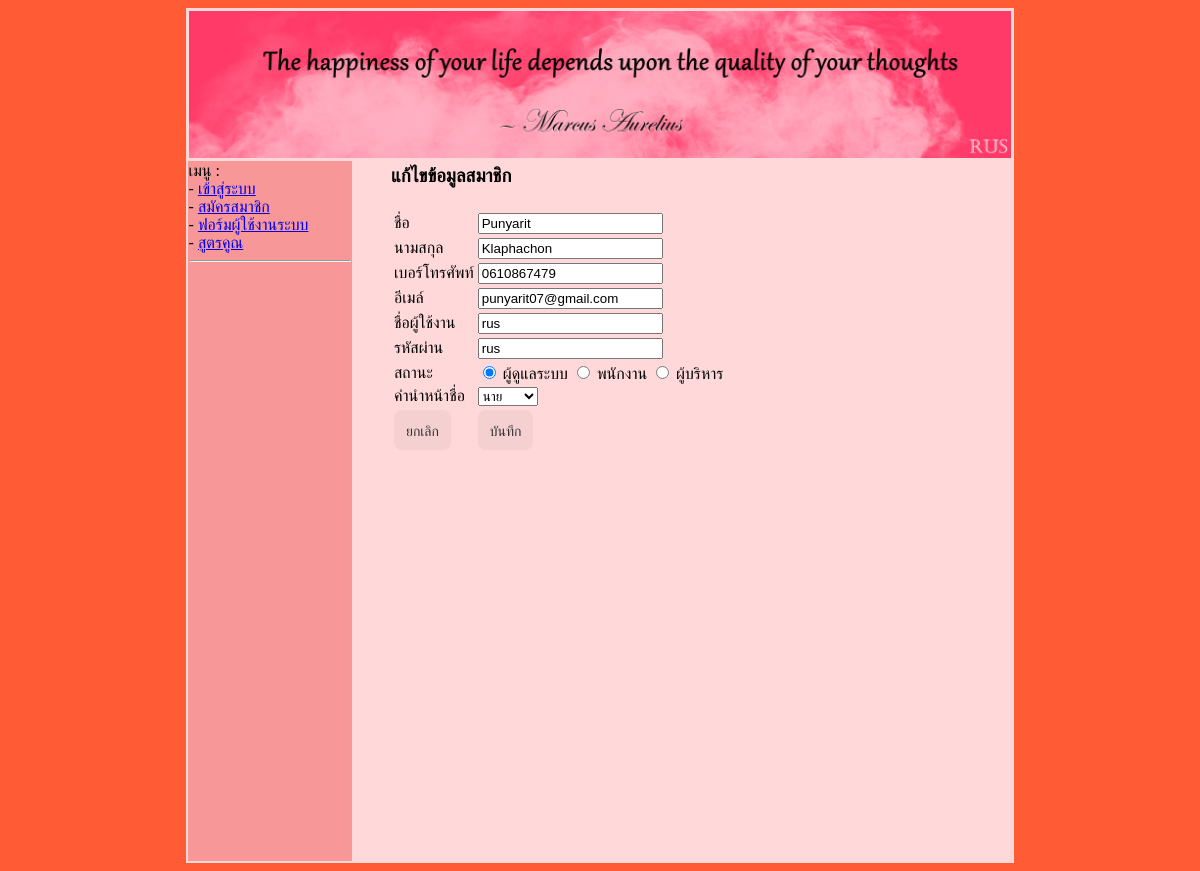
Page /member_edit.php?mem_id=14 on the committed database.
### tables this page shows
CREATE TABLE `member` (
  `mem_id` int(11) NOT NULL,
  `mem_fname` varchar(100) NOT NULL,
  `mem_lname` varchar(100) NOT NULL,
  `prefix_id` int(11) NOT NULL,
  `mem_telephone` varchar(20) NOT NULL,
  `mem_email` varchar(100) NOT NULL,
  `mem_user` varchar(30) NOT NULL,
  `mem_password` varchar(30) NOT NULL,
  `mem_status` varchar(20) NOT NULL COMMENT '1 = ผู้ดูแลระบบ, 2 = พนักงาน, 3 = ผู้ใช้ทั่วไป'
);

### member_edit.php (the view, shortened to what this page needs)
<?php
    include("./header.php");
    include("./menu.php");
    include("./sqliConnect.php");
    isset($_GET['mem_id'])?$mem_id=$_GET['mem_id']:$mem_id="";
    $sql = "select * from member where mem_id='$mem_id';";
    $result = $mysqli->query($sql);
    while($row = $result->fetch_assoc()){
        $mem_fname = $row['mem_fname'];
        $mem_lname = $row['mem_lname'];
        $mem_telephone = $row['mem_telephone'];
        $mem_email = $row['mem_email'];
        $mem_user = $row['mem_user'];
        $mem_password = $row['mem_password'];
        $mem_status = $row['mem_status'];
        $mprefix_id = $row['prefix_id'];
    }
?>
<table align="center" width="90%">
    <tr>
        <td>
            <h3>แก้ไขข้อมูลสมาชิก</h3>
        </td>
    </tr>
    <tr>
        <td>
            <form action="./member_proedit.php" method="post">
                <table>
                    <tr>
                        <td>ชื่อ</td>
                        <td><input type="text" name="mem_fname" value="<?php echo "$mem_fname" ?>"></td>
                    </tr>
                    <tr>
                        <td>นามสกุล</td>
                        <td><input type="text" name="mem_lname" value="<?php echo "$mem_lname" ?>"></td>
                    </tr>
                    <tr>
                        <td>เบอร์โทรศัพท์</td>
                        <td><input type="text" name="mem_telephone" value="<?php echo "$mem_telephone" ?>"></td>
                    </tr>
                    <tr>
                        <td>อีเมล์</td>
                        <td><input type="email" name="mem_email" value="<?php echo "$mem_email" ?>"></td>
                    </tr>
                    <tr>
                        <td>ชื่อผู้ใช้งาน</td>
                        <td><input type="text" name="mem_user" value="<?php echo "$mem_user" ?>"></td>
                    </tr>
                    <tr>
                        <td>รหัสผ่าน</td>
                        <td><input type="text" name="mem_password" value="<?php echo "$mem_password" ?>"></td>
                    </tr>
                    <tr>
                        <td>สถานะ</td>
                        <?php
                            $st1 = "";
                            $st2 = "";
                            $st3 = "";
                            if ($mem_status=="1"){
                                $st1 = "checked";
                            }
                            else if($mem_status=="2"){
                                $st2 = "checked";
                            }else if($mem_status=="3"){
                                $st3 = "checked";
                            }
                        ?>
                        <td>
                            <input type="radio" name="mem_status" value="1" <?php echo $st1 ?>> ผู้ดูแลระบบ
                            <input type="radio" name="mem_status" value="2" <?php echo $st2 ?>> พนักงาน
                            <input type="radio" name="mem_status" value="3" <?php echo $st3 ?>> ผู้บริหาร
                        </td>
                    </tr>
                    <tr>
                        <td>คำนำหน้าชื่อ</td>
                        <td>
                            <select name="prefix_id">
                                <?php
                                    $sql = "select * from prefix";
                                    $result = $mysqli->query($sql);
                                    while ($row = $result->fetch_assoc()){
                                        $prefix_id= $row['prefix_id'];
                                        $prefix_nameTH= $row['prefix_nameTH'];
                                        $pr = "";
                                        if($mprefix_id==$prefix_id){
                                            $pr = "selected";
                                        }
                                        echo "
                                        <option value=\"$prefix_id\" $pr>$prefix_nameTH</option>
                                        ";
                                    }
                                ?>
                            </select>
                        </td>
                    </tr>
                    <tr>
                        <td><a href="./member_show.php" class="button-2">ยกเลิก</a></td>
                        <td><input type="submit" value="บันทึก" class="button-2"></td>
                    </tr>
                </table>
            </form>
        </td>
    </tr>
</table>
<?php
    include("./footer.php");
?>

### css/style.css (style rules this page uses)
.button-2 { background-color: rgba(51, 51, 51, 0.05); border-radius: 8px; border-width: 0; color: #333333; cursor: pointer; display: inline-block; font-family: "Haas Grot Text R Web", "Helvetica Neue", Helvetica, Arial, sans-serif; font-size: 14px; font-weight: 500; line-height: 20px; list-style: none; margin: 0; padding: 10px 12px; text-align: center; transition: all 200ms; vertical-align: baseline; white-space: nowrap; user-select: none; -webkit-user-select: none; touch-action: manipulation; text-decoration: none; }
body { background-color: rgb(255, 92, 53); }

### rows in the picture
member: mem_fname "Punyarit", mem_lname "Klaphachon", mem_telephone "0610867479", mem_email "punyarit07@gmail.com", mem_user "rus", mem_password "rus"

### other values in the picture
form field prefix_id "นาย"
